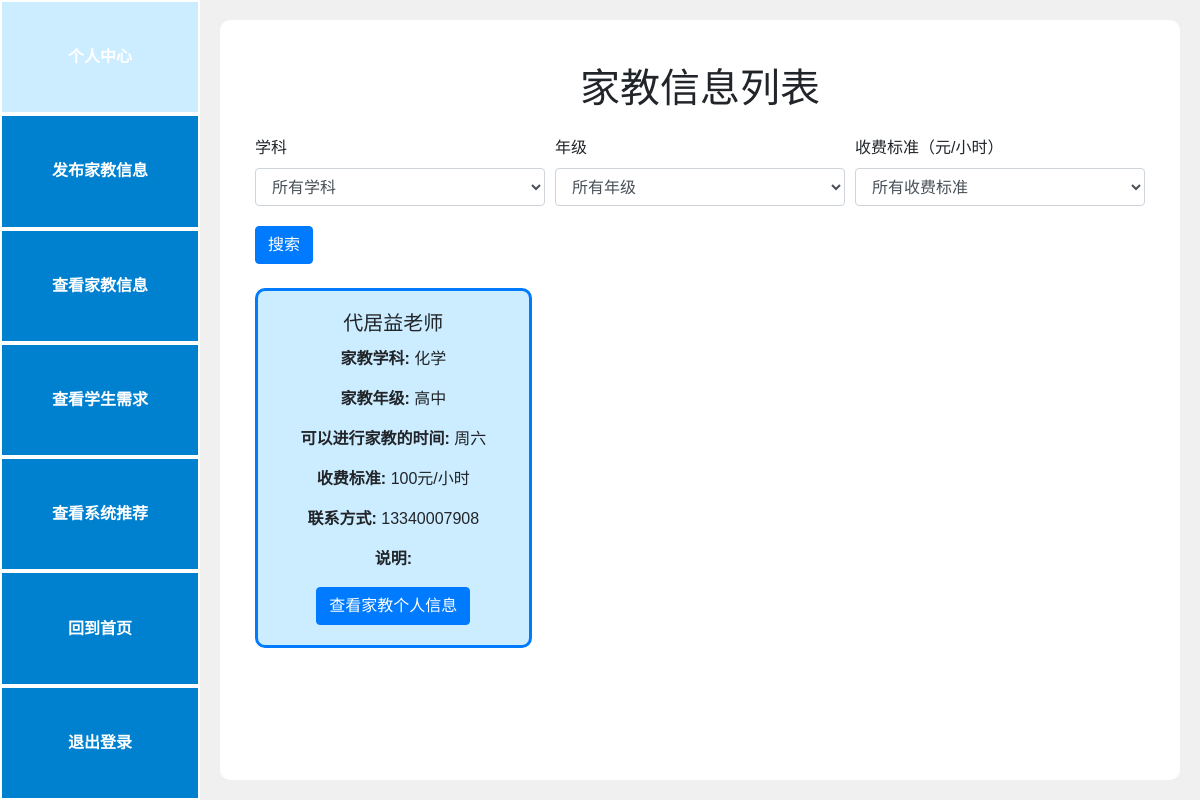
Page /tutors (signed in) on the committed database.
### models.py (models this page shows)
class TutorInfo(db.Model):
    id = db.Column(db.Integer, primary_key=True)
    user_id = db.Column(db.Integer, db.ForeignKey('user.id'), nullable=False)
    name = db.Column(db.String(80), nullable=False)
    subject = db.Column(db.String(80), nullable=False)
    grade = db.Column(db.String(80), nullable=False)
    time = db.Column(db.String(80), nullable=False)
    rate = db.Column(db.String(80), nullable=False)
    phoneNumber = db.Column(db.String(20), unique=False, nullable=False)
    information = db.Column(db.Text, unique=False, nullable=False)

### app.py (the view, shortened to what this page needs)
@app.route('/tutors')
def tutors():
    subject = request.args.get('subject')
    grade = request.args.get('grade')
    rate = request.args.get('rate')
    query = TutorInfo.query
    if subject:
        query = query.filter(TutorInfo.subject == subject)
    if grade:
        query = query.filter(TutorInfo.grade == grade)
    tutor_infos = query.all()
    return render_template('tutors.html', tutors=tutor_infos, user=g.user)

### app.py (called while the page is built)
@app.before_request
def create_tables():
    if not hasattr(g, 'first_request'):  # 保证该函数只在第一次访问时执行
        g.first_request = True
        db.create_all()  # 创建所有在模型中定义的数据库表格

@app.before_request
def before_request():
    g.user = None
    if 'user_id' in session:
        g.user = User.query.get(session['user_id'])

### templates/tutors.html (shortened to what this page needs)
{% if user.role == 'tutor' %}
    {% extends "base_tutor.html" %}
{% else %}
    {% extends "base_student.html" %}
{% endif %}
{% block content %}
<div class="container mt-4">
    <h1 class="mb-4" style="text-align: center;">家教信息列表</h1>
    <form method="GET" action="{{ url_for('tutors') }}" class="mb-4">
        <div class="form-row">
            <div class="form-group col-md-4">
                <label for="subject">学科</label>
                <select id="subject" name="subject" class="form-control">
                    <option value="">所有学科</option>
                </select>
            </div>
            <div class="form-group col-md-4">
                <label for="grade">年级</label>
                <select id="grade" name="grade" class="form-control">
                    <option value="">所有年级</option>
                </select>
            </div>
            <div class="form-group col-md-4">
                <label for="rate">收费标准（元/小时）</label>
                <select id="rate" name="rate" class="form-control">
                    <option value="">所有收费标准</option>
                </select>
            </div>
        </div>
        <button type="submit" class="btn btn-primary">搜索</button>
    </form>
    <div class="row">
        {% for tutor in tutors %}
        <div class="col-md-4 mb-4">
            <div class="card h-100">
                <div class="card-body">
                    <h5 class="card-title" style="text-align: center;">{{ tutor.name }}老师</h5>
                    <p class="card-text" style="text-align: center;"><strong>家教学科: </strong>{{ tutor.subject }}</p>
                    <p class="card-text" style="text-align: center;"><strong>家教年级: </strong>{{ tutor.grade }}</p>
                    <p class="card-text" style="text-align: center;"><strong>可以进行家教的时间: </strong>{{ tutor.time }}</p>
                    <p class="card-text" style="text-align: center;"><strong>收费标准: </strong>{{ tutor.rate }}元/小时</p>
                    <p class="card-text" style="text-align: center;"><strong>联系方式: </strong>{{ tutor.phoneNumber }}</p>
                    <p class="card-text" style="text-align: center;"><strong>说明: </strong>{{ tutor.information }}</p>
                    <div class="text-center">
                        <a href="{{ url_for('tutor_profile', user_id=tutor.user_id) }}" class="btn btn-primary">查看家教个人信息</a>
                    </div>
                </div>
            </div>
        </div>
        {% endfor %}
    </div>
</div>
{% endblock %}

### templates/base_tutor.html (style rules this page uses)
body { font-family: Arial, sans-serif; display: flex; height: 100vh; margin: 0; background-color: #f0f0f0; background-attachment: fixed; }

### templates/tutors.html (style rules this page uses)
.card { background-color: #CCECFF; border: 3px solid #007BFF; border-radius: 10px; }
.form-group { margin-bottom: 20px; }

### rows in the picture
TutorInfo: name "代居益", subject "化学", grade "高中", time "周六", rate "100", phoneNumber "13340007908"
